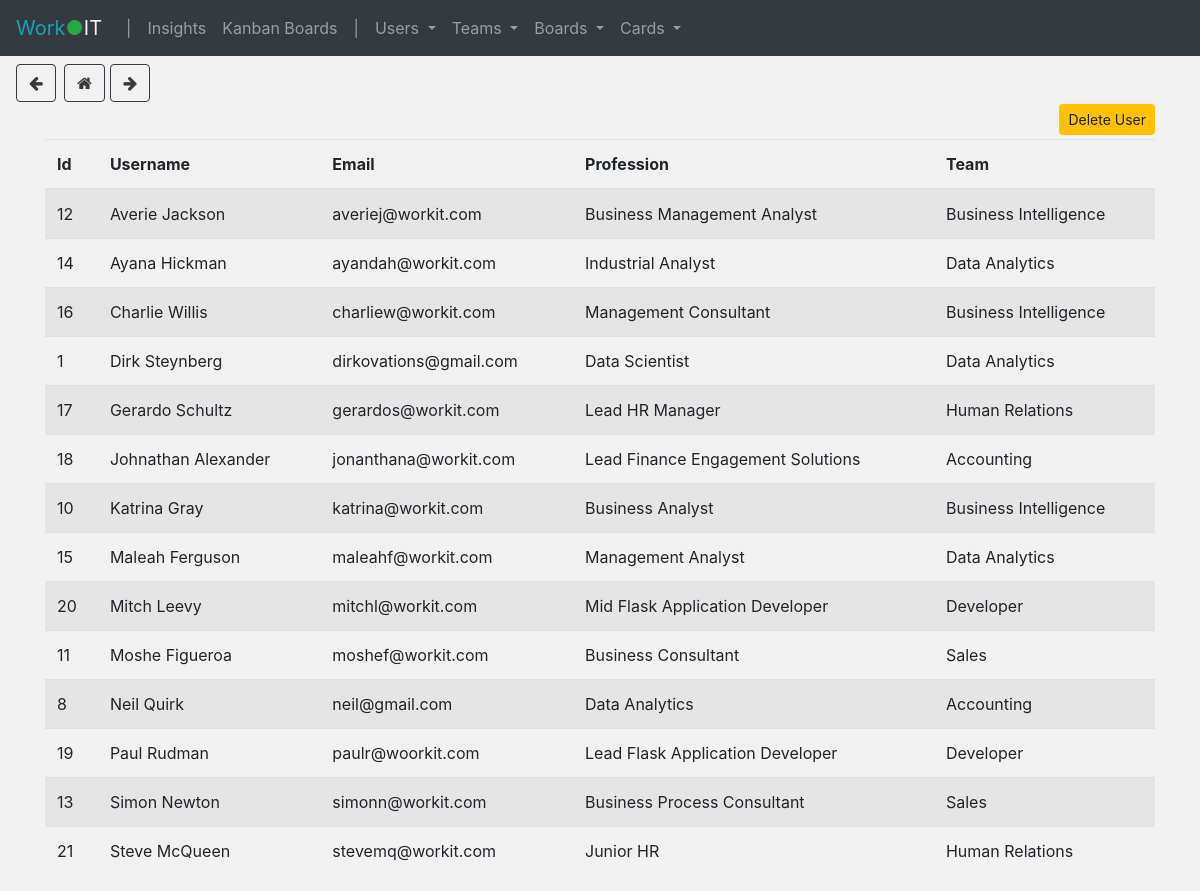
The app's page /user_list with its own data.
### tables this page shows
CREATE TABLE user(id INTEGER PRIMARY KEY AUTOINCREMENT,name TEXT,email TEXT,title TEXT,card TEXT,team TEXT,profile BLOB);

### app.py (the view)
@app.route('/user_list')
def user_list():
    users, teams = get_users(), get_teams()
    return render_template('user_list.html', users=users, teams=teams)

### scripts.py (called while the page is built)
def get_teams():
    con_teams = sqlite3.connect("database.db")
    con_teams.row_factory = sqlite3.Row
    cur = con_teams.cursor()
    cur.execute("SELECT * FROM team ORDER BY name")
    teams = cur.fetchall()
    con_teams.close()
    return teams

def get_users():
    con_users = sqlite3.connect("database.db")
    con_users.row_factory = sqlite3.Row
    cur = con_users.cursor()
    cur.execute("SELECT * FROM user ORDER BY name")
    users = cur.fetchall()
    con_users.close()
    return users

### templates/user_list.html (shortened to what this page needs)
{% extends "base.html" %}
{% block head %}
    {{ super() }}
{% endblock %}
{% block content %}
    <div class="text-right mt-5 mb-1">
        <button type="button" class="btn btn-warning btn-sm" data-toggle="modal" data-target="#delete-user">
            Delete User
        </button>
    </div>
    <table class="table table-striped" id="name-list">
        <thead>
        <tr>
            <th>Id</th>
            <th>Username</th>
            <th>Email</th>
            <th>Profession</th>
            <th>Team</th>
        </tr>
        </thead>
        <tbody>
        {% for user in users %}
            <tr>
                <td>{{ user['id'] }}</td>
                <td>{{ user['name'] }}</td>
                <td>{{ user['email'] }}</td>
                <td>{{ user['title'] }}</td>
                <td>{{ user['team'] }}</td>
            </tr>
        {% endfor %}
        </tbody>
    </table>
{% endblock %}

### static/insights.css (style rules this page uses)
body { opacity: 1; transition: 0.7s opacity; background-color: #f1f1f1; }

### records on screen
user: id "12", name "Averie Jackson", email "averiej@workit.com", title "Business Management Analyst", team "Business Intelligence"
user: id "14", name "Ayana Hickman", email "ayandah@workit.com", title "Industrial Analyst", team "Data Analytics"
user: id "16", name "Charlie Willis", email "charliew@workit.com", title "Management Consultant", team "Business Intelligence"
user: id "1", name "Dirk Steynberg", email "dirkovations@gmail.com", title "Data Scientist", team "Data Analytics"
user: id "17", name "Gerardo Schultz", email "gerardos@workit.com", title "Lead HR Manager", team "Human Relations"
user: id "18", name "Johnathan Alexander", email "jonanthana@workit.com", title "Lead Finance Engagement Solutions", team "Accounting"
user: id "10", name "Katrina Gray", email "katrina@workit.com", title "Business Analyst", team "Business Intelligence"
user: id "15", name "Maleah Ferguson", email "maleahf@workit.com", title "Management Analyst", team "Data Analytics"
user: id "20", name "Mitch Leevy", email "mitchl@workit.com", title "Mid Flask Application Developer", team "Developer"
user: id "11", name "Moshe Figueroa", email "moshef@workit.com", title "Business Consultant", team "Sales"
user: id "8", name "Neil Quirk", email "neil@gmail.com", title "Data Analytics", team "Accounting"
user: id "19", name "Paul Rudman", email "paulr@woorkit.com", title "Lead Flask Application Developer", team "Developer"
user: id "13", name "Simon Newton", email "simonn@workit.com", title "Business Process Consultant", team "Sales"
user: id "21", name "Steve McQueen", email "stevemq@workit.com", title "Junior HR", team "Human Relations"
